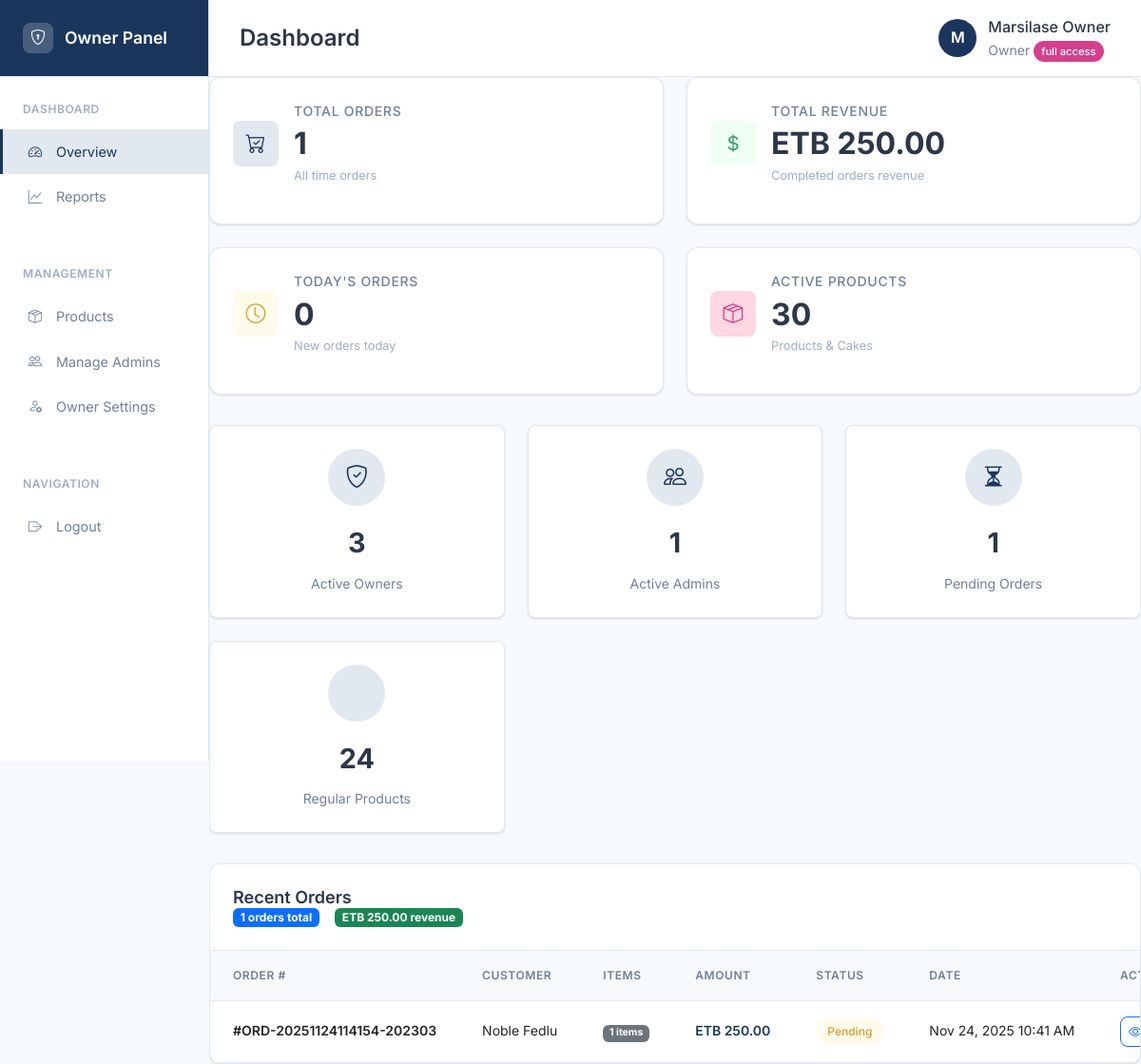
Page /owner/index.php (signed in) on the committed database.
### tables this page shows
CREATE TABLE `orders` (
  `id` int(11) NOT NULL,
  `order_number` varchar(255) NOT NULL,
  `customer_name` varchar(255) NOT NULL,
  `customer_phone` varchar(255) NOT NULL,
  `delivery_address` text NOT NULL,
  `delivery_date` date NOT NULL,
  `delivery_time` varchar(50) DEFAULT '09:00-12:00',
  `special_instructions` text DEFAULT NULL,
  `total_amount` decimal(10,2) NOT NULL,
  `status` enum('pending','confirmed','preparing','ready','out_for_delivery','delivered','cancelled') DEFAULT 'pending',
  `payment_status` enum('pending','paid','failed') DEFAULT 'pending',
  `created_at` timestamp NOT NULL DEFAULT current_timestamp(),
  `updated_at` timestamp NOT NULL DEFAULT current_timestamp() ON UPDATE current_timestamp()
);

### common/connection.php (called while the page is built, shortened)
<?php
function checkPermission($requiredPermission) {
    if (isset($_SESSION['owner_security_level']) && $_SESSION['owner_security_level'] === 'full') {
        return true;
    }
    return false;
}
?>

### owner/index.php (the view, shortened to what this page needs)
<?php
require_once '../common/connection.php';
$query = "SELECT o.*, COUNT(oi.id) as item_count
          FROM orders o
          LEFT JOIN order_items oi ON o.id = oi.order_id
          WHERE 1=1";
$query .= " GROUP BY o.id ORDER BY o.created_at DESC";
global $conn;
$stmt = $conn->prepare($query);
$stmt->execute();
$orders = $stmt->get_result()->fetch_all(MYSQLI_ASSOC);
$status_counts = [];
$result = $conn->query("SELECT status, COUNT(*) as count FROM orders GROUP BY status");
if ($result) {
    while ($row = $result->fetch_assoc()) {
        $status_counts[$row['status']] = $row['count'];
    }
}
$today_orders_result = $conn->query("SELECT COUNT(*) as count FROM orders WHERE DATE(created_at) = CURDATE()");
$today_orders = $today_orders_result ? $today_orders_result->fetch_assoc()['count'] : 0;
$total_revenue_result = $conn->query("
    SELECT COALESCE(SUM(total_amount), 0) as revenue
    FROM orders
    WHERE status IN ('delivered', 'completed', 'paid', 'confirmed')
    OR (status NOT IN ('pending', 'cancelled', 'refunded') AND total_amount > 0)
");
$total_revenue = $total_revenue_result ? $total_revenue_result->fetch_assoc()['revenue'] : 0;
if ($total_revenue == 0) {
    $total_revenue_result2 = $conn->query("
        SELECT COALESCE(SUM(total_amount), 0) as revenue
        FROM orders
        WHERE status NOT IN ('pending', 'cancelled')
    ");
    $total_revenue = $total_revenue_result2 ? $total_revenue_result2->fetch_assoc()['revenue'] : 0;
}
if ($total_revenue == 0) {
    $total_revenue_result3 = $conn->query("SELECT COALESCE(SUM(total_amount), 0) as revenue FROM orders");
    $total_revenue = $total_revenue_result3 ? $total_revenue_result3->fetch_assoc()['revenue'] : 0;
}
$owner_stats_result = $conn->query("
    SELECT
        (SELECT COUNT(*) FROM owners WHERE is_active = 1) as active_owners,
        (SELECT COUNT(*) FROM admins WHERE is_active = 1) as active_admins,
        (SELECT COUNT(*) FROM products WHERE is_active = 1) as active_products,
        (SELECT COUNT(*) FROM cakes WHERE is_active = 1) as active_cakes
");
$owner_stats = $owner_stats_result ? $owner_stats_result->fetch_assoc() : [
    'active_owners' => 0,
    'active_admins' => 0,
    'active_products' => 0,
    'active_cakes' => 0
];
?>
<!DOCTYPE html>
<html lang="en">
<head>
    <link href="https://cdn.jsdelivr.net/npm/bootstrap@5.3.0/dist/css/bootstrap.min.css" rel="stylesheet">
    <link href="https://cdn.jsdelivr.net/npm/bootstrap-icons@1.10.0/font/bootstrap-icons.css" rel="stylesheet">
</head>
<body>
    <div class="owner-container">
        <div class="sidebar" id="sidebar">
            <div class="sidebar-header">
                <div class="brand">
                    <div class="brand-icon">
                        <i class="bi bi-shield-lock"></i>
                    </div>
                    Owner Panel
                </div>
            </div>
            <div class="nav-section">
                <div class="nav-title">Dashboard</div>
                <a href="#" class="nav-item active">
                    <i class="bi bi-speedometer2"></i>
                    Overview
                </a>
                <?php if (checkPermission('view_reports')): ?>
                <a href="reports.php" class="nav-item">
                    <i class="bi bi-graph-up"></i>
                    Reports
                </a>
                <?php endif; ?>
            </div>
            <div class="nav-section">
                <div class="nav-title">Management</div>
                <?php if (checkPermission('manage_products')): ?>
                <a href="products.php" class="nav-item">
                    <i class="bi bi-box-seam"></i>
                    Products
                </a>
                <?php endif; ?>
                <?php if (checkPermission('manage_admins')): ?>
                <a href="manage_admins.php" class="nav-item">
                    <i class="bi bi-people"></i>
                    Manage Admins
                </a>
                <?php endif; ?>
                <?php if ($_SESSION['owner_security_level'] === 'full'): ?>
                <a href="owner_management.php" class="nav-item">
                    <i class="bi bi-person-gear"></i>
                    Owner Settings
                </a>
                <?php endif; ?>
            </div>
            <div class="nav-section">
                <div class="nav-title">Navigation</div>
                <a href="logout.php" class="nav-item">
                    <i class="bi bi-box-arrow-right"></i>
                    Logout
                </a>
            </div>
        </div>
        <div class="main-content" id="mainContent">
            <div class="topbar">
                <div class="topbar-content">
                    <div class="page-title">
                        <h1>Dashboard</h1>
                    </div>
                    <div class="user-menu">
                        <div class="user-info">
                            <div class="user-avatar">
                                <?= strtoupper(substr($_SESSION['owner_full_name'] ?? 'O', 0, 1)) ?>
                            </div>
                            <div>
                                <div style="font-weight: 500;"><?= htmlspecialchars($_SESSION['owner_full_name'] ?? 'Owner') ?></div>
                                <div style="font-size: 0.875rem; color: var(--text-secondary);">
                                    Owner <span class="security-badge"><?= $_SESSION['owner_security_level'] ?? 'full' ?> access</span>
                                </div>
                            </div>
                        </div>
                    </div>
                </div>
            </div>
                <div class="stats-grid">
                    <div class="stat-card">
                        <div class="stat-header">
                            <div class="stat-icon primary">
                                <i class="bi bi-cart-check"></i>
                            </div>
                            <div style="flex: 1;">
                                <div class="stat-title">Total Orders</div>
                                <div class="stat-value"><?= array_sum($status_counts) ?></div>
                                <div class="stat-description">All time orders</div>
                            </div>
                        </div>
                    </div>
                    <div class="stat-card">
                        <div class="stat-header">
                            <div class="stat-icon success">
                                <i class="bi bi-currency-dollar"></i>
                            </div>
                            <div style="flex: 1;">
                                <div class="stat-title">Total Revenue</div>
                                <div class="stat-value">ETB <?= number_format($total_revenue, 2) ?></div>
                                <div class="stat-description">Completed orders revenue</div>
                            </div>
                        </div>
                    </div>
                    <div class="stat-card">
                        <div class="stat-header">
                            <div class="stat-icon warning">
                                <i class="bi bi-clock"></i>
                            </div>
                            <div style="flex: 1;">
                                <div class="stat-title">Today's Orders</div>
                                <div class="stat-value"><?= $today_orders ?></div>
                                <div class="stat-description">New orders today</div>
                            </div>
                        </div>
                    </div>
                    <div class="stat-card">
                        <div class="stat-header">
                            <div class="stat-icon accent">
                                <i class="bi bi-box-seam"></i>
                            </div>
                            <div style="flex: 1;">
                                <div class="stat-title">Active Products</div>
                                <div class="stat-value"><?= $owner_stats['active_products'] + $owner_stats['active_cakes'] ?></div>
                                <div class="stat-description">Products & Cakes</div>
                            </div>
                        </div>
                    </div>
                </div>
                <div class="system-grid">
                    <div class="system-card">
                        <div class="system-icon">
                            <i class="bi bi-shield-check"></i>
                        </div>
                        <div class="system-value"><?= $owner_stats['active_owners'] ?></div>
                        <div class="system-label">Active Owners</div>
                    </div>
                    <div class="system-card">
                        <div class="system-icon">
                            <i class="bi bi-people"></i>
                        </div>
                        <div class="system-value"><?= $owner_stats['active_admins'] ?></div>
                        <div class="system-label">Active Admins</div>
                    </div>
                    <div class="system-card">
                        <div class="system-icon">
                            <i class="bi bi-hourglass-split"></i>
                        </div>
                        <div class="system-value"><?= $status_counts['pending'] ?? 0 ?></div>
                        <div class="system-label">Pending Orders</div>
                    </div>
                    <div class="system-card">
                        <div class="system-icon">
                        </div>
                        <div class="system-value"><?= $owner_stats['active_products'] ?></div>
                        <div class="system-label">Regular Products</div>
                    </div>
                </div>
                <div class="table-card">
                    <div class="table-header">
                        <h3 class="table-title">Recent Orders</h3>
                        <div style="display: flex; gap: 1rem; align-items: center;">
                            <span class="badge bg-primary"><?= count($orders) ?> orders total</span>
                            <span class="badge bg-success">ETB <?= number_format($total_revenue, 2) ?> revenue</span>
                        </div>
                    </div>
                    <div class="table-responsive">
                        <table class="table">
                            <thead>
                                <tr>
                                    <th>Order #</th>
                                    <th>Customer</th>
                                    <th>Items</th>
                                    <th>Amount</th>
                                    <th>Status</th>
                                    <th>Date</th>
                                    <th>Actions</th>
                                </tr>
                            </thead>
                            <tbody>
                                <?php if (empty($orders)): ?>
                                    <tr>
                                        <td colspan="7" style="text-align: center; padding: 3rem; color: var(--text-tertiary);">
                                            <i class="bi bi-inbox" style="font-size: 2rem; margin-bottom: 1rem; display: block;"></i>
                                            No orders found
                                        </td>
                                    </tr>
                                <?php else: ?>
                                    <?php foreach (array_slice($orders, 0, 10) as $order): ?>
                                    <tr>
                                        <td style="font-weight: 600;">#<?= $order['order_number'] ?></td>
                                        <td><?= htmlspecialchars($order['customer_name']) ?></td>
                                        <td>
                                            <span class="badge bg-secondary"><?= $order['item_count'] ?> items</span>
                                        </td>
                                        <td style="font-weight: 600; color: var(--primary);">ETB <?= number_format($order['total_amount'], 2) ?></td>
                                        <td>
                                            <span class="status-badge status-<?= $order['status'] ?>">
                                                <?= ucfirst($order['status']) ?>
                                            </span>
                                        </td>
                                        <td><?= date('M j, Y g:i A', strtotime($order['created_at'])) ?></td>
                                        <td>
                                            <?php if (checkPermission('manage_orders')): ?>
                                            <a href="order_details.php?id=<?= $order['id'] ?>" class="btn btn-outline-primary btn-icon" title="View Order" target="_blank">
                                                <i class="bi bi-eye"></i>
                                            </a>
                                            <?php else: ?>
                                            <span class="text-muted" style="font-size: 0.8rem;">No access</span>
                                            <?php endif; ?>
                                        </td>
                                    </tr>
                                    <?php endforeach; ?>
                                <?php endif; ?>
                            </tbody>
                        </table>
                    </div>
                </div>
            </div>
        </div>
</body>
</html>

### rows in the picture
orders: order_number "ORD-20251124114154-202303", customer_name "Noble Fedlu", item_count "1", total_amount "250.00", status "Pending", created_at "Nov 24, 2025 10:41 AM"

### other values in the picture
substr($_SESSION['owner_full_name'] ?? 'O', 0, 1) "M"
$_SESSION['owner_full_name'] "Marsilase Owner"
$_SESSION['owner_security_level'] "full"
array_sum($status_counts) "1"
$total_revenue "250.00"
$today_orders "0"
$owner_stats['active_products'] + $owner_stats['active_cakes'] "30"
$owner_stats['active_owners'] "3"
$owner_stats['active_admins'] "1"
$status_counts['pending'] "1"
$owner_stats['active_products'] "24"
count($orders) "1"
